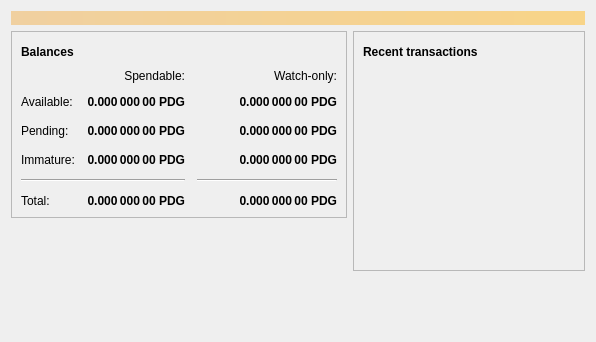
<?xml version="1.0" encoding="UTF-8"?>
<ui version="4.0">
 <class>OverviewPage</class>
 <widget class="QWidget" name="OverviewPage">
  <property name="geometry">
   <rect>
    <x>0</x>
    <y>0</y>
    <width>596</width>
    <height>342</height>
   </rect>
  </property>
  <property name="windowTitle">
   <string>Form</string>
  </property>
  <layout class="QVBoxLayout" name="topLayout">
   <item>
    <widget class="QLabel" name="labelAlerts">
     <property name="visible">
      <bool>false</bool>
     </property>
     <property name="styleSheet">
      <string notr="true">QLabel { background-color: qlineargradient(x1: 0, y1: 0, x2: 1, y2: 0, stop:0 #F0D0A0, stop:1 #F8D488); color:#000000; }</string>
     </property>
     <property name="wordWrap">
      <bool>true</bool>
     </property>
     <property name="margin">
      <number>3</number>
     </property>
     <property name="textInteractionFlags">
      <set>Qt::TextSelectableByMouse</set>
     </property>
    </widget>
   </item>
   <item>
    <layout class="QHBoxLayout" name="horizontalLayout" stretch="1,1">
     <item>
      <layout class="QVBoxLayout" name="verticalLayout_2">
       <item>
        <widget class="QFrame" name="frame">
         <property name="frameShape">
          <enum>QFrame::StyledPanel</enum>
         </property>
         <property name="frameShadow">
          <enum>QFrame::Raised</enum>
         </property>
         <layout class="QVBoxLayout" name="verticalLayout_4">
          <item>
           <layout class="QHBoxLayout" name="horizontalLayout_4">
            <item>
             <widget class="QLabel" name="label_5">
              <property name="font">
               <font>
                <weight>75</weight>
                <bold>true</bold>
               </font>
              </property>
              <property name="text">
               <string>Balances</string>
              </property>
             </widget>
            </item>
            <item>
             <widget class="QPushButton" name="labelWalletStatus">
              <property name="enabled">
               <bool>false</bool>
              </property>
              <property name="maximumSize">
               <size>
                <width>30</width>
                <height>16777215</height>
               </size>
              </property>
              <property name="toolTip">
               <string>The displayed information may be out of date. Your wallet automatically synchronizes with the Pinkdog network after a connection is established, but this process has not completed yet.</string>
              </property>
              <property name="text">
               <string/>
              </property>
              <property name="icon">
               <iconset resource="../bitcoin.qrc">
                <normaloff>:/icons/warning</normaloff>
                <disabledoff>:/icons/warning</disabledoff>:/icons/warning</iconset>
              </property>
              <property name="iconSize">
               <size>
                <width>24</width>
                <height>24</height>
               </size>
              </property>
              <property name="flat">
               <bool>true</bool>
              </property>
             </widget>
            </item>
            <item>
             <spacer name="horizontalSpacer_3">
              <property name="orientation">
               <enum>Qt::Horizontal</enum>
              </property>
              <property name="sizeHint" stdset="0">
               <size>
                <width>40</width>
                <height>20</height>
               </size>
              </property>
             </spacer>
            </item>
           </layout>
          </item>
          <item>
           <layout class="QGridLayout" name="gridLayout">
            <property name="spacing">
             <number>12</number>
            </property>
            <item row="2" column="2">
             <widget class="QLabel" name="labelWatchPending">
              <property name="font">
               <font>
                <weight>75</weight>
                <bold>true</bold>
               </font>
              </property>
              <property name="cursor">
               <cursorShape>IBeamCursor</cursorShape>
              </property>
              <property name="toolTip">
               <string>Unconfirmed transactions to watch-only addresses</string>
              </property>
              <property name="text">
               <string notr="true">0.000 000 00 PDG</string>
              </property>
              <property name="alignment">
               <set>Qt::AlignRight|Qt::AlignTrailing|Qt::AlignVCenter</set>
              </property>
              <property name="textInteractionFlags">
               <set>Qt::LinksAccessibleByMouse|Qt::TextSelectableByKeyboard|Qt::TextSelectableByMouse</set>
              </property>
             </widget>
            </item>
            <item row="2" column="1">
             <widget class="QLabel" name="labelUnconfirmed">
              <property name="font">
               <font>
                <weight>75</weight>
                <bold>true</bold>
               </font>
              </property>
              <property name="cursor">
               <cursorShape>IBeamCursor</cursorShape>
              </property>
              <property name="toolTip">
               <string>Total of transactions that have yet to be confirmed, and do not yet count toward the spendable balance</string>
              </property>
              <property name="text">
               <string notr="true">0.000 000 00 PDG</string>
              </property>
              <property name="alignment">
               <set>Qt::AlignRight|Qt::AlignTrailing|Qt::AlignVCenter</set>
              </property>
              <property name="textInteractionFlags">
               <set>Qt::LinksAccessibleByMouse|Qt::TextSelectableByKeyboard|Qt::TextSelectableByMouse</set>
              </property>
             </widget>
            </item>
            <item row="3" column="2">
             <widget class="QLabel" name="labelWatchImmature">
              <property name="font">
               <font>
                <weight>75</weight>
                <bold>true</bold>
               </font>
              </property>
              <property name="cursor">
               <cursorShape>IBeamCursor</cursorShape>
              </property>
              <property name="toolTip">
               <string>Mined balance in watch-only addresses that has not yet matured</string>
              </property>
              <property name="text">
               <string notr="true">0.000 000 00 PDG</string>
              </property>
              <property name="alignment">
               <set>Qt::AlignRight|Qt::AlignTrailing|Qt::AlignVCenter</set>
              </property>
              <property name="textInteractionFlags">
               <set>Qt::LinksAccessibleByMouse|Qt::TextSelectableByKeyboard|Qt::TextSelectableByMouse</set>
              </property>
             </widget>
            </item>
            <item row="4" column="0" colspan="2">
             <widget class="Line" name="line">
              <property name="orientation">
               <enum>Qt::Horizontal</enum>
              </property>
             </widget>
            </item>
            <item row="4" column="2">
             <widget class="Line" name="lineWatchBalance">
              <property name="sizePolicy">
               <sizepolicy hsizetype="Preferred" vsizetype="Fixed">
                <horstretch>0</horstretch>
                <verstretch>0</verstretch>
               </sizepolicy>
              </property>
              <property name="minimumSize">
               <size>
                <width>140</width>
                <height>0</height>
               </size>
              </property>
              <property name="orientation">
               <enum>Qt::Horizontal</enum>
              </property>
             </widget>
            </item>
            <item row="5" column="0">
             <widget class="QLabel" name="labelTotalText">
              <property name="text">
               <string>Total:</string>
              </property>
             </widget>
            </item>
            <item row="3" column="1">
             <widget class="QLabel" name="labelImmature">
              <property name="font">
               <font>
                <weight>75</weight>
                <bold>true</bold>
               </font>
              </property>
              <property name="cursor">
               <cursorShape>IBeamCursor</cursorShape>
              </property>
              <property name="toolTip">
               <string>Mined balance that has not yet matured</string>
              </property>
              <property name="text">
               <string notr="true">0.000 000 00 PDG</string>
              </property>
              <property name="alignment">
               <set>Qt::AlignRight|Qt::AlignTrailing|Qt::AlignVCenter</set>
              </property>
              <property name="textInteractionFlags">
               <set>Qt::LinksAccessibleByMouse|Qt::TextSelectableByKeyboard|Qt::TextSelectableByMouse</set>
              </property>
             </widget>
            </item>
            <item row="2" column="3">
             <spacer name="horizontalSpacer_2">
              <property name="orientation">
               <enum>Qt::Horizontal</enum>
              </property>
              <property name="sizeHint" stdset="0">
               <size>
                <width>40</width>
                <height>20</height>
               </size>
              </property>
             </spacer>
            </item>
            <item row="3" column="0">
             <widget class="QLabel" name="labelImmatureText">
              <property name="text">
               <string>Immature:</string>
              </property>
             </widget>
            </item>
            <item row="5" column="1">
             <widget class="QLabel" name="labelTotal">
              <property name="font">
               <font>
                <weight>75</weight>
                <bold>true</bold>
               </font>
              </property>
              <property name="cursor">
               <cursorShape>IBeamCursor</cursorShape>
              </property>
              <property name="toolTip">
               <string>Your current total balance</string>
              </property>
              <property name="text">
               <string notr="true">0.000 000 00 PDG</string>
              </property>
              <property name="alignment">
               <set>Qt::AlignRight|Qt::AlignTrailing|Qt::AlignVCenter</set>
              </property>
              <property name="textInteractionFlags">
               <set>Qt::LinksAccessibleByMouse|Qt::TextSelectableByKeyboard|Qt::TextSelectableByMouse</set>
              </property>
             </widget>
            </item>
            <item row="5" column="2">
             <widget class="QLabel" name="labelWatchTotal">
              <property name="font">
               <font>
                <weight>75</weight>
                <bold>true</bold>
               </font>
              </property>
              <property name="cursor">
               <cursorShape>IBeamCursor</cursorShape>
              </property>
              <property name="toolTip">
               <string>Current total balance in watch-only addresses</string>
              </property>
              <property name="text">
               <string notr="true">0.000 000 00 PDG</string>
              </property>
              <property name="alignment">
               <set>Qt::AlignRight|Qt::AlignTrailing|Qt::AlignVCenter</set>
              </property>
              <property name="textInteractionFlags">
               <set>Qt::LinksAccessibleByMouse|Qt::TextSelectableByKeyboard|Qt::TextSelectableByMouse</set>
              </property>
             </widget>
            </item>
            <item row="0" column="2">
             <widget class="QLabel" name="labelWatchonly">
              <property name="text">
               <string>Watch-only:</string>
              </property>
              <property name="alignment">
               <set>Qt::AlignRight|Qt::AlignTrailing|Qt::AlignVCenter</set>
              </property>
             </widget>
            </item>
            <item row="1" column="0">
             <widget class="QLabel" name="labelBalanceText">
              <property name="text">
               <string>Available:</string>
              </property>
             </widget>
            </item>
            <item row="1" column="1">
             <widget class="QLabel" name="labelBalance">
              <property name="font">
               <font>
                <weight>75</weight>
                <bold>true</bold>
               </font>
              </property>
              <property name="cursor">
               <cursorShape>IBeamCursor</cursorShape>
              </property>
              <property name="toolTip">
               <string>Your current spendable balance</string>
              </property>
              <property name="text">
               <string notr="true">0.000 000 00 PDG</string>
              </property>
              <property name="alignment">
               <set>Qt::AlignRight|Qt::AlignTrailing|Qt::AlignVCenter</set>
              </property>
              <property name="textInteractionFlags">
               <set>Qt::LinksAccessibleByMouse|Qt::TextSelectableByKeyboard|Qt::TextSelectableByMouse</set>
              </property>
             </widget>
            </item>
            <item row="1" column="2">
             <widget class="QLabel" name="labelWatchAvailable">
              <property name="font">
               <font>
                <weight>75</weight>
                <bold>true</bold>
               </font>
              </property>
              <property name="cursor">
               <cursorShape>IBeamCursor</cursorShape>
              </property>
              <property name="toolTip">
               <string>Your current balance in watch-only addresses</string>
              </property>
              <property name="text">
               <string notr="true">0.000 000 00 PDG</string>
              </property>
              <property name="alignment">
               <set>Qt::AlignRight|Qt::AlignTrailing|Qt::AlignVCenter</set>
              </property>
              <property name="textInteractionFlags">
               <set>Qt::LinksAccessibleByMouse|Qt::TextSelectableByKeyboard|Qt::TextSelectableByMouse</set>
              </property>
             </widget>
            </item>
            <item row="2" column="0">
             <widget class="QLabel" name="labelPendingText">
              <property name="text">
               <string>Pending:</string>
              </property>
             </widget>
            </item>
            <item row="0" column="1">
             <widget class="QLabel" name="labelSpendable">
              <property name="text">
               <string>Spendable:</string>
              </property>
              <property name="alignment">
               <set>Qt::AlignRight|Qt::AlignTrailing|Qt::AlignVCenter</set>
              </property>
             </widget>
            </item>
           </layout>
          </item>
         </layout>
        </widget>
       </item>
       <item>
        <spacer name="verticalSpacer">
         <property name="orientation">
          <enum>Qt::Vertical</enum>
         </property>
         <property name="sizeHint" stdset="0">
          <size>
           <width>20</width>
           <height>40</height>
          </size>
         </property>
        </spacer>
       </item>
      </layout>
     </item>
     <item>
      <layout class="QVBoxLayout" name="verticalLayout_3">
       <item>
        <widget class="QFrame" name="frame_2">
         <property name="frameShape">
          <enum>QFrame::StyledPanel</enum>
         </property>
         <property name="frameShadow">
          <enum>QFrame::Raised</enum>
         </property>
         <layout class="QVBoxLayout" name="verticalLayout">
          <item>
           <layout class="QHBoxLayout" name="horizontalLayout_2">
            <item>
             <widget class="QLabel" name="label_4">
              <property name="font">
               <font>
                <weight>75</weight>
                <bold>true</bold>
               </font>
              </property>
              <property name="text">
               <string>Recent transactions</string>
              </property>
             </widget>
            </item>
            <item>
             <widget class="QPushButton" name="labelTransactionsStatus">
              <property name="enabled">
               <bool>false</bool>
              </property>
              <property name="maximumSize">
               <size>
                <width>30</width>
                <height>16777215</height>
               </size>
              </property>
              <property name="toolTip">
               <string>The displayed information may be out of date. Your wallet automatically synchronizes with the Pinkdog network after a connection is established, but this process has not completed yet.</string>
              </property>
              <property name="text">
               <string/>
              </property>
              <property name="icon">
               <iconset resource="../bitcoin.qrc">
                <normaloff>:/icons/warning</normaloff>
                <disabledoff>:/icons/warning</disabledoff>:/icons/warning</iconset>
              </property>
              <property name="iconSize">
               <size>
                <width>24</width>
                <height>24</height>
               </size>
              </property>
              <property name="flat">
               <bool>true</bool>
              </property>
             </widget>
            </item>
            <item>
             <spacer name="horizontalSpacer">
              <property name="orientation">
               <enum>Qt::Horizontal</enum>
              </property>
              <property name="sizeHint" stdset="0">
               <size>
                <width>40</width>
                <height>20</height>
               </size>
              </property>
             </spacer>
            </item>
           </layout>
          </item>
          <item>
           <widget class="QListView" name="listTransactions">
            <property name="styleSheet">
             <string notr="true">QListView { background: transparent; }</string>
            </property>
            <property name="frameShape">
             <enum>QFrame::NoFrame</enum>
            </property>
            <property name="verticalScrollBarPolicy">
             <enum>Qt::ScrollBarAlwaysOff</enum>
            </property>
            <property name="horizontalScrollBarPolicy">
             <enum>Qt::ScrollBarAlwaysOff</enum>
            </property>
            <property name="selectionMode">
             <enum>QAbstractItemView::NoSelection</enum>
            </property>
           </widget>
          </item>
         </layout>
        </widget>
       </item>
       <item>
        <spacer name="verticalSpacer_2">
         <property name="orientation">
          <enum>Qt::Vertical</enum>
         </property>
         <property name="sizeHint" stdset="0">
          <size>
           <width>20</width>
           <height>40</height>
          </size>
         </property>
        </spacer>
       </item>
      </layout>
     </item>
    </layout>
   </item>
  </layout>
 </widget>
 <resources/>
 <connections/>
</ui>
